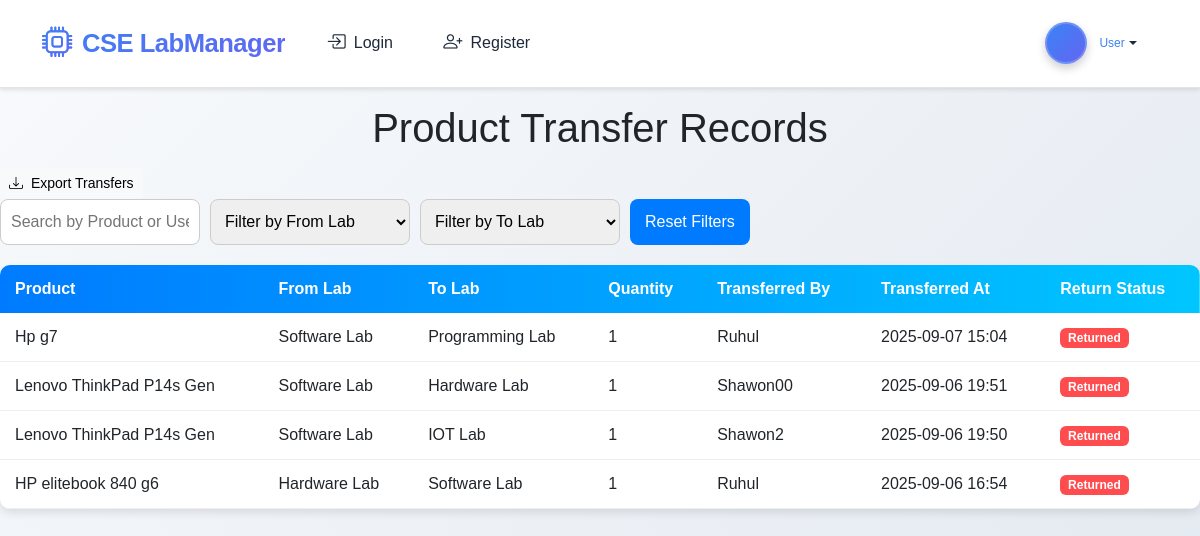
The page /lab/to/lab/ on the database as committed earlier.
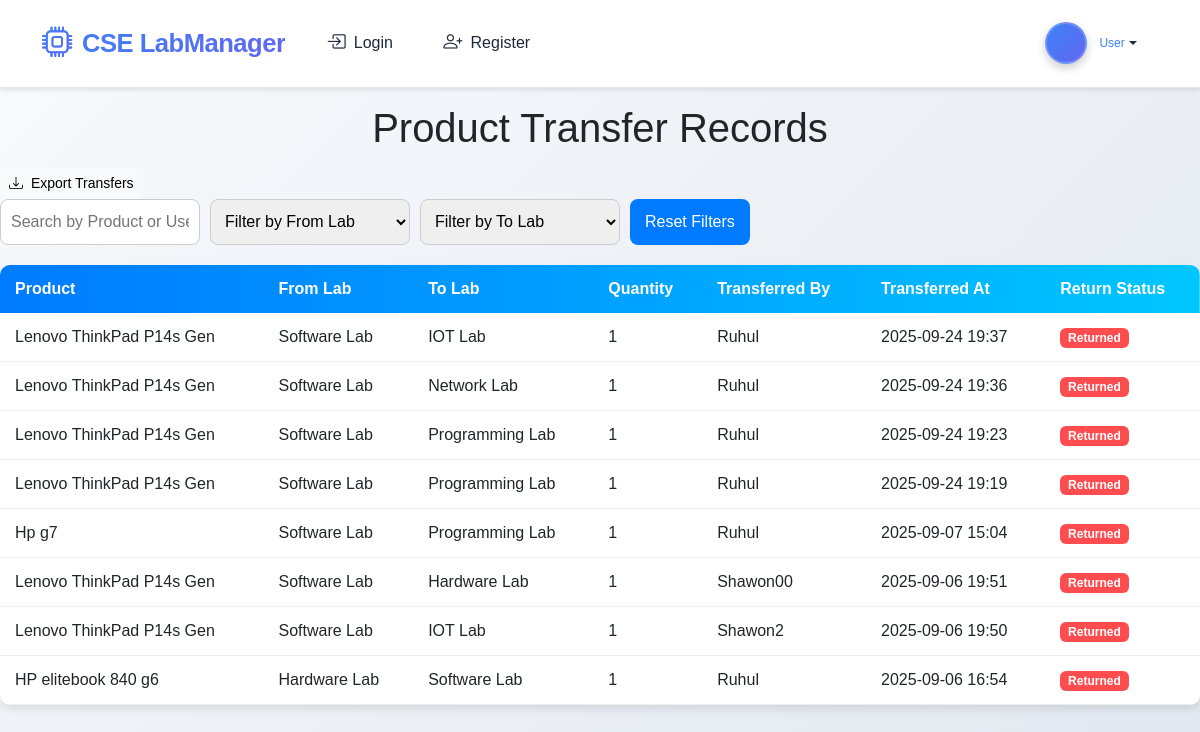
The same page on the database as committed later.
### app/models.py (models this page shows, shortened)
class ProductTransfer(models.Model):
    product = models.ForeignKey(Product, on_delete=models.CASCADE)
    from_lab = models.ForeignKey(Lab, on_delete=models.CASCADE, related_name="transfers_out")
    to_lab = models.ForeignKey(Lab, on_delete=models.CASCADE, related_name="transfers_in")
    quantity = models.PositiveIntegerField(default=1)  # যদি future এ multiple item থাকে
    transferred_by = models.ForeignKey(
        settings.AUTH_USER_MODEL,
        on_delete=models.SET_NULL,
        null=True,
        blank=True,
        related_name="transfers_made"
    )
    transferred_at = models.DateTimeField(auto_now_add=True)
    return_product = models.BooleanField(default=False)

class Product(models.Model):
    STATUS_CHOICES = [
        ('available', 'Available'),
        ('pending', 'Pending'),
        ('in_loan', 'In Loan'),
        ('returned', 'Returned')
    ]
    name = models.CharField(max_length=100)
    description = models.TextField(blank=True, null=True)
    image = models.ImageField(upload_to='products', null=True, blank=True)
    price = models.DecimalField(max_digits=10, decimal_places=2, null=True, blank=True)
    base_price = models.DecimalField(max_digits=10,null=True, blank=True ,decimal_places=2)
    category = models.ForeignKey(Category, on_delete=models.CASCADE)
    lab = models.ForeignKey(Lab, on_delete=models.CASCADE, related_name='products')
    status = models.CharField(max_length=20, choices=STATUS_CHOICES, default='available')
    serial_number = models.CharField(max_length=100, blank=True, null=True)
    in_stock = models.BooleanField(default=True)

class Lab(models.Model):
    name = models.CharField(max_length=100)
    description = models.TextField(blank=True, null=True)
    capacity = models.IntegerField(default=0, null=True, blank=True)
    image = models.ImageField(upload_to='labs', null=True, blank=True)
    location = models.CharField(max_length=255, blank=True, null=True)
    in_charge = models.ForeignKey(settings.AUTH_USER_MODEL, on_delete=models.SET_NULL, null=True, blank=True, related_name='labs_incharge')

class User(AbstractUser):
    is_student = models.BooleanField(default=False)
    is_teacher = models.BooleanField(default=False)
    is_hod = models.BooleanField(default=False)
    second_layer_is_student = models.BooleanField(default=False)
    semester = models.CharField(max_length=20, blank=True, null=True)
    department = models.CharField(max_length=100, blank=True, null=True)
    roll_number = models.CharField(max_length=50, blank=True, null=True)

### app/views.py (the view)
# urls.py: path('lab/to/lab/',lab_to_lab_transfer,name="lab_to_lab_transfer"),
def lab_to_lab_transfer(request):
    transfers = ProductTransfer.objects.select_related(
        'product', 'from_lab', 'to_lab', 'transferred_by'
    ).order_by('-transferred_at')
    labs = Lab.objects.all()
    context = {
        'transfers': transfers,
        'labs': labs,
    }
    return render(request, 'lab_to_lab_transfer.html', context)

### app/templates/lab_to_lab_transfer.html (shortened to what this page needs)
<!DOCTYPE html>
<html lang="en">
<head>
</head>
<body>
     {% include 'navbar.html' %}
<h1 style="margin:1rem 0">Product Transfer Records</h1>
<div class="d-flex gap-2">
    <a href="{% url 'export_transfers' %}" class="btn btn-sm btn-light">
        <i class="bi bi-download me-1"></i> Export Transfers
    </a>
</div>
<div class="filters">
    <input type="text" id="searchInput" placeholder="Search by Product or User...">
    <select id="fromLabFilter">
        <option value="">Filter by From Lab</option>
    </select>
    <select id="toLabFilter">
        <option value="">Filter by To Lab</option>
    </select>
    <button id="resetBtn" style="padding:10px 15px; border-radius:8px; border:none; background:#007bff; color:#fff; cursor:pointer;">Reset Filters</button>
</div>
<table id="transferTable">
    <thead>
        <tr>
            <th>Product</th>
            <th>From Lab</th>
            <th>To Lab</th>
            <th>Quantity</th>
            <th>Transferred By</th>
            <th>Transferred At</th>
            <th>Return Status</th>
        </tr>
    </thead>
    <tbody>
        {% for transfer in transfers %}
        <tr>
            <td>{{ transfer.product.name }}</td>
            <td>{{ transfer.from_lab.name }}</td>
            <td>{{ transfer.to_lab.name }}</td>
            <td>{{ transfer.quantity }}</td>
            <td>{{ transfer.transferred_by.username  }}</td>
            <td>{{ transfer.transferred_at|date:"Y-m-d H:i" }}</td>
            <td>
                {% if transfer.return_product %}
                    <span class="badge badge-return">Returned</span>
                {% else %}
                    <span class="badge badge-normal">Transferred</span>
                {% endif %}
            </td>
        </tr>
        {% endfor %}
    </tbody>
</table>
</body>
</html>

Rows that differ between the two databases and show on the page:
added ProductTransfer: return_product "Returned"
added ProductTransfer: return_product "Returned"
added ProductTransfer: return_product "Returned"
added ProductTransfer: return_product "Returned"
